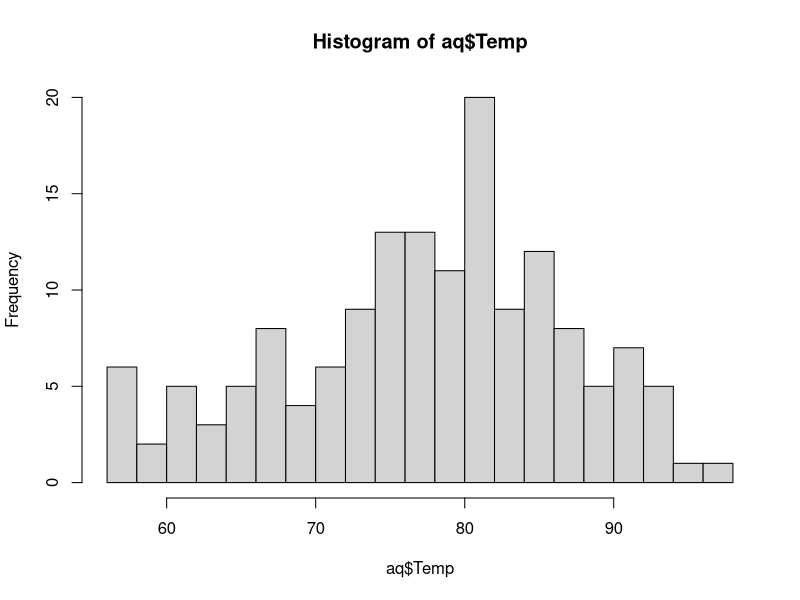
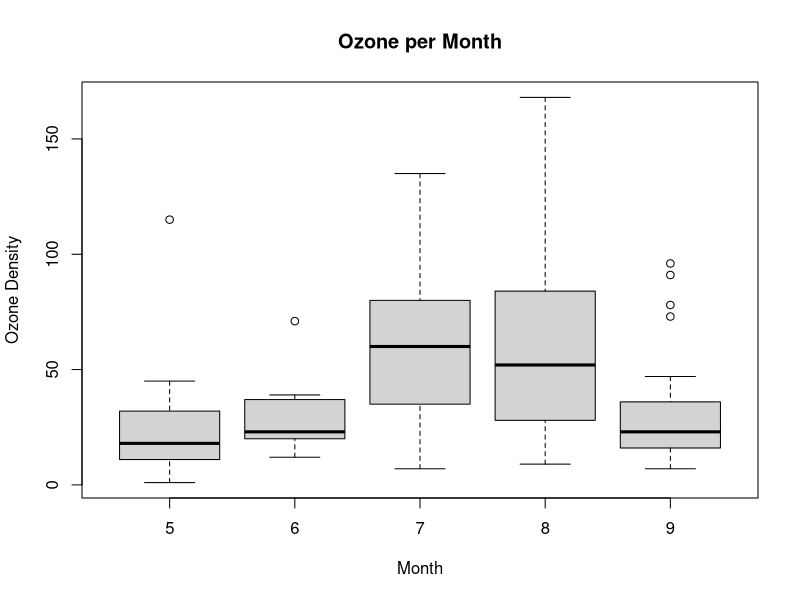
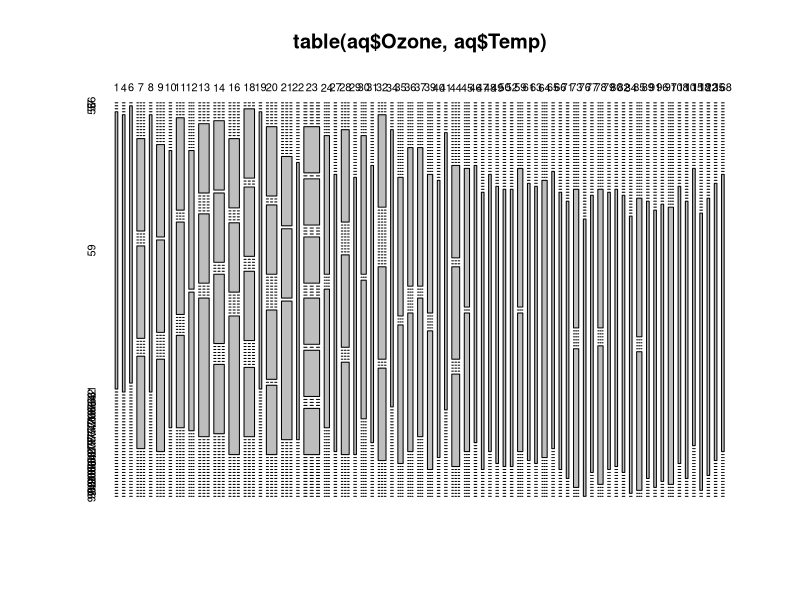
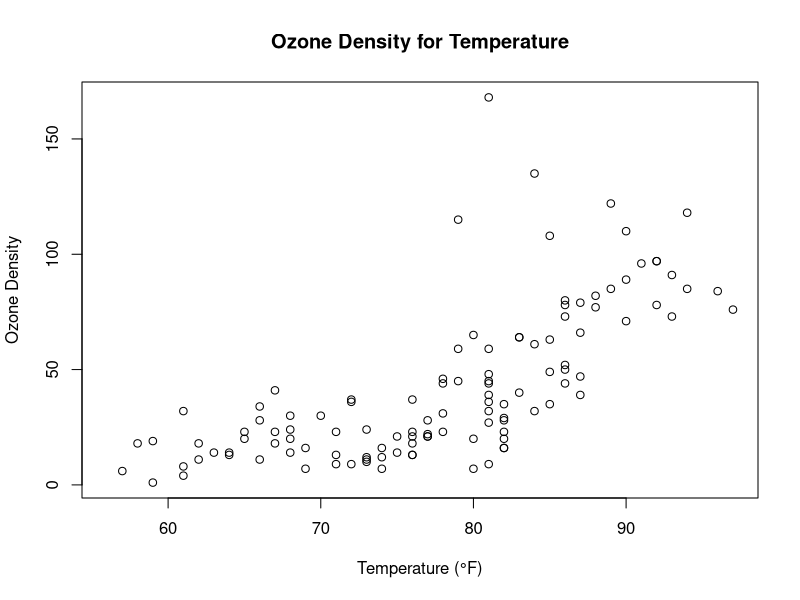

The R script that drew these images, in order:
setwd("~/usr/doc/uninotes/Y1S1/STAT1008/ST1008AS1")
setwd("/Users/j/Documents/UniNotes/Y1S1/STAT1008/ST1008AS1/")
aq = read.csv("airquality.csv")
hist(aq$Temp, breaks=20)
boxplot(Ozone~Month,data=aq, main="Ozone per Month", ylab="Ozone Density", xlab="Month")
plot(table(aq$Ozone, aq$Temp))
plot(aq$Temp, aq$Ozone, main="Ozone Density for Temperature", ylab="Ozone Density", xlab="Temperature (°F)") 
cov(aq$Wind,aq$Ozone, use="complete.obs")
cor(aq$Temp[aq$Month==5], aq$Ozone[aq$Month==5], use="complete.obs")
cor(aq$Temp[aq$Month==6], aq$Ozone[aq$Month==6], use="complete.obs")
cor(aq$Temp[aq$Month==7], aq$Ozone[aq$Month==7], use="complete.obs")
cor(aq$Temp[aq$Month==8], aq$Ozone[aq$Month==8], use="complete.obs")
cor(aq$Temp[aq$Month==9], aq$Ozone[aq$Month==9], use="complete.obs")
cov(aq,use="complete.obs")
cor(aq$Wind, aq$Ozone, use="complete.obs")
sum(aq$Wind - mean(aq$Wind))

